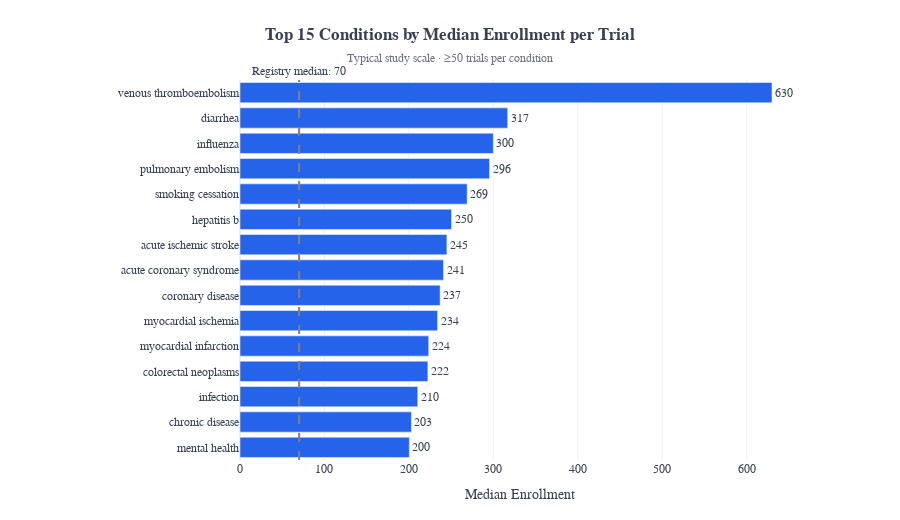

Notebook code for this chart:
### Markdown cell above
### 4.3 Conditions with the Largest Typical Trial Size (Median Enrollment)

Sections 4.1–4.2 focused on *where* participants are concentrated and *how often* conditions are studied. Here we isolate a different dimension: **typical study scale**.

*When a trial is conducted for a given condition, how large is it usually?*

Because enrollment is heavily right-skewed, we rank by **median enrollment per trial**.

### Code cell
# ============================================================
# 4.3 Conditions by Median Enrollment (Typical Trial Size)
# ============================================================

# ---------- Validate dependencies ----------
check_dependencies(
    required_vars={"df_cond": "Section 4.1", "df_enr": "Section 1.2"},
    required_cols={"df_cond": {'trial_count', 'top1_share', 'condition_name', 'total_enrollment_raw', 'median_enrollment'}},
    caller_globals=globals(),
)


from src.analysis.viz import create_condition_ranking_chart

# ---------- Validate ----------
required_cols = {"condition_name", "trial_count", "total_enrollment_raw", "median_enrollment", "top1_share"}
missing_cols = required_cols - set(df_cond.columns)
assert not missing_cols, f"df_cond missing columns: {sorted(missing_cols)}. Re-run Section 4.1."

# ---------- Top 15 by median enrollment ----------
top_median = df_cond.nlargest(15, "median_enrollment").copy()

# Add IQR if available
if "q25_enrollment" in df_cond.columns and "q75_enrollment" in df_cond.columns:
    top_median["iqr_enrollment"] = top_median["q75_enrollment"] - top_median["q25_enrollment"]
    has_iqr = True
else:
    has_iqr = False

# Global context
global_median = df_cond["median_enrollment"].median()
registry_median = df_enr["enrollment"].median()

# ---------- Table ----------
display(Markdown("**Top 15 conditions by median enrollment per trial**"))

if has_iqr:
    table_cols = ["condition_name", "trial_count", "median_enrollment", "iqr_enrollment", "total_enrollment_raw", "top1_share"]
    col_renames = {
        "condition_name": "Condition", "trial_count": "Trials", "median_enrollment": "Median",
        "iqr_enrollment": "IQR", "total_enrollment_raw": "Total Enrollment", "top1_share": "Top-1 %"
    }
    formatters = {"Trials": "{:,.0f}", "Median": "{:,.0f}", "IQR": "{:,.0f}", "Total Enrollment": "{:,.0f}", "Top-1 %": "{:.1f}%"}
else:
    table_cols = ["condition_name", "trial_count", "median_enrollment", "total_enrollment_raw", "top1_share"]
    col_renames = {
        "condition_name": "Condition", "trial_count": "Trials", "median_enrollment": "Median",
        "total_enrollment_raw": "Total Enrollment", "top1_share": "Top-1 %"
    }
    formatters = {"Trials": "{:,.0f}", "Median": "{:,.0f}", "Total Enrollment": "{:,.0f}", "Top-1 %": "{:.1f}%"}

table_43 = (
    top_median[table_cols]
    .rename(columns=col_renames)
    .sort_values("Median", ascending=False)
)

display(table_43.style.format(formatters).hide(axis="index"))

display(Markdown(f"""
*Context: Registry-wide median enrollment = {registry_median:,.0f}. Cross-condition median = {global_median:,.0f}.*
"""))

# ---------- Cross-check with 4.1 and 4.2 ----------
top15_volume = set(df_cond.nlargest(15, "total_enrollment_raw")["condition_name"])
top15_trials = set(df_cond.nlargest(15, "trial_count")["condition_name"])
top15_median = set(top_median["condition_name"])

overlap_with_volume = sorted(top15_volume & top15_median)
overlap_with_trials = sorted(top15_trials & top15_median)
unique_to_median = sorted(top15_median - top15_volume - top15_trials)

def short_list(xs, k=5):
    return ", ".join(xs[:k]) + ("..." if len(xs) > k else "") if xs else "None"

display(Markdown(f"""
---

**Cross-check with Sections 4.1–4.2:**

| Comparison | Overlap |
|------------|---------|
| vs 4.1 (cumulative enrollment) | {len(overlap_with_volume)}/15 |
| vs 4.2 (trial count) | {len(overlap_with_trials)}/15 |
| **Unique to median ranking** | {len(unique_to_median)}/15 |

**Conditions unique to this ranking:** {short_list(unique_to_median)}
"""))

# ---------- Plot ----------
top_median_viz = top_median.sort_values("median_enrollment", ascending=True)

hover_fields = [
    ("trial_count", "Trials", ":,.0f"),
    ("total_enrollment_raw", "Total enrollment", ":,.0f"),
    ("top1_share", "Top-1 share", ":.1f%"),
]

fig = create_condition_ranking_chart(
    df=top_median_viz,
    y_col="condition_name",
    x_col="median_enrollment",
    title="Top 15 Conditions by Median Enrollment per Trial",
    subtitle="Typical study scale · ≥50 trials per condition",
    x_title="Median Enrollment",
    hover_fields=hover_fields,
    reference_line=(registry_median, f"Registry median: {registry_median:,.0f}"),
)
fig.show()

# ---------- Interpretation ----------
median_range_low = int(top_median["median_enrollment"].min())
median_range_high = int(top_median["median_enrollment"].max())
ratio_to_registry = median_range_low / registry_median

display(Markdown(f"""
---

### Interpretation

Median enrollment in top-15 ranges from **{median_range_low:,}** to **{median_range_high:,}** participants—
**{ratio_to_registry:.1f}x to {median_range_high/registry_median:.1f}x** the registry-wide median of {registry_median:,}.

**Key insight:** These conditions have **larger typical trials** (among those with reported enrollment), regardless of total volume or research intensity.
This may reflect outcomes-based designs, population-based studies, or regulatory requirements—though reporting patterns may also play a role.

**Distinction from Sections 4.1–4.2:**
- 4.1 (volume): Where patients *accumulate* across many trials
- 4.2 (count): How *often* a condition is studied
- 4.3 (median): How *large* each individual trial typically is

{len(unique_to_median)} conditions appear **only** in this ranking, confirming median captures a distinct dimension.
"""))

### Figure 1 — Plotly figure (JSON) as saved in the notebook; plotly's stock layout.template omitted (floating-point values rounded to 4 significant figures)
{"data": [{"customdata": [[70.0, 205500.0, 73.01], [60.0, 4352000.0, 45.95], [52.0, 57540.0, 32.49], [76.0, 141500.0, 29.01], [156.0, 1159000.0, 43.42], [51.0, 57400.0, 56.81], [62.0, 1919000.0, 91.64], [135.0, 9190000.0, 85.53], [88.0, 146600.0, 37.51], [84.0, 1881000.0, 93.03], [153.0, 85870.0, 8.155], [68.0, 861000.0, 77.3], [216.0, 2361000.0, 37.33], [59.0, 111800.0, 45.74], [81.0, 440700.0, 28.14]], "hovertemplate": "<b>%{y}</b><br>Median Enrollment: %{x:,.0f}<br>Trials: %{customdata[0]:,.0f}<br>Total enrollment: %{customdata[1]:,.0f}<br>Top-1 share: %{customdata[2]:.1f}<extra></extra>", "marker": {"color": "#2563eb"}, "orientation": "h", "text": ["200", "203", "210", "222", "224", "234", "237", "241", "245", "250", "269", "296", "300", "317", "630"], "textposition": "outside", "type": "bar", "x": [200.5, 203.0, 210.5, 222.5, 223.5, 234.0, 237.0, 241.0, 245.0, 250.5, 269.0, 295.5, 300.0, 317.0, 630.0], "y": ["mental health", "chronic disease", "infection", "colorectal neoplasms", "myocardial infarction", "myocardial ischemia", "coronary disease", "acute coronary syndrome", "acute ischemic stroke", "hepatitis b", "smoking cessation", "pulmonary embolism", "influenza", "diarrhea", "venous thromboembolism"]}], "layout": {"annotations": [{"showarrow": false, "text": "Registry median: 70", "x": 70, "xanchor": "center", "xref": "x", "y": 1, "yanchor": "bottom", "yref": "y domain"}], "font": {"color": "#374151", "family": "Arial"}, "height": 520, "margin": {"b": 60, "l": 240, "r": 100, "t": 80}, "shapes": [{"line": {"color": "gray", "dash": "dash"}, "type": "line", "x0": 70, "x1": 70, "xref": "x", "y0": 0, "y1": 1, "yref": "y domain"}], "title": {"text": "<b>Top 15 Conditions by Median Enrollment per Trial</b><br><span style='font-size:12px;color:#6b7280'>Typical study scale · ≥50 trials per condition</span>", "x": 0.5, "xanchor": "center"}, "xaxis": {"title": {"text": "Median Enrollment"}}, "yaxis": {"title": {}}}}
